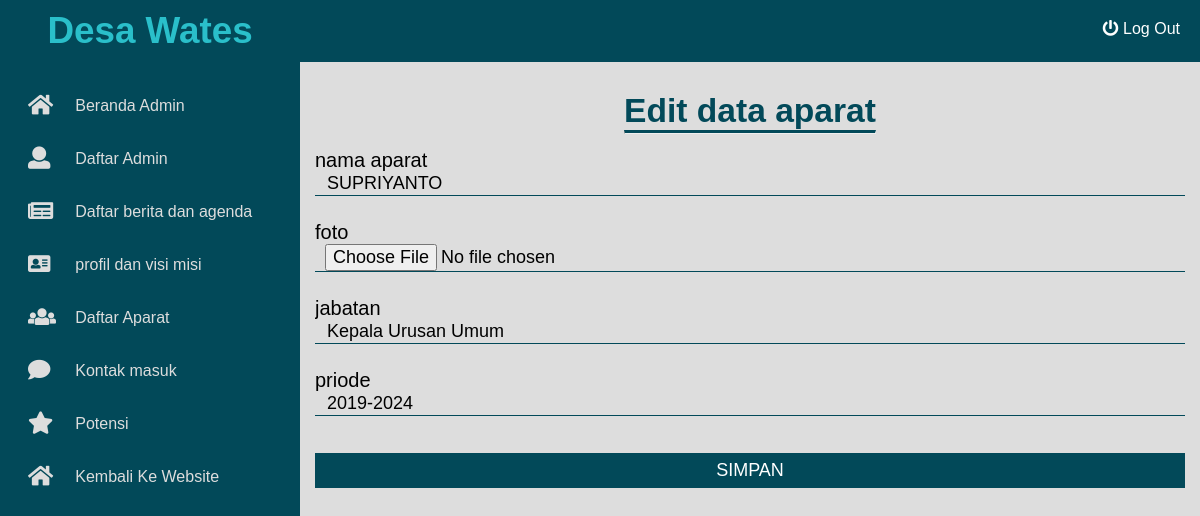
The app's page /admin/edit_aparatur.php?id=11 with its own data.
### tables this page shows
CREATE TABLE `aparat` (
  `id_aparat` int(5) NOT NULL,
  `nama_aparat` varchar(50) NOT NULL,
  `foto` varchar(150) NOT NULL,
  `jabatan` varchar(50) NOT NULL,
  `priode` varchar(15) NOT NULL
);

### admin/edit_aparatur.php (the view, shortened to what this page needs)
<?php
include 'layout/awal.php';
$id = $_GET['id'];
$query  = $conn->query("SELECT * FROM aparat WHERE id_aparat = '$id'", PDO::FETCH_ASSOC);
$data   = $query->fetch();
?>
<div class="judul_section">
  <h1>Edit data aparat</h1>
  <hr>
</div>
<form action="" method="post" enctype="multipart/form-data">
  <div class="textbox black">
    <label for="nama_aparat" >nama aparat</label>
    <input id="nama_aparat" type="text" name="nama_aparat" value="<?=$data['nama_aparat'];?>"><br>
  </div>
  <div class="textbox black">
    <label for="img">foto</label>
    <input id="img" type="file" name="foto">
  </div>
 <div class="textbox black">
    <label for="jabatan" >jabatan</label>
    <input id="jabatan" type="text" name="jabatan" value="<?=$data['jabatan'];?>"><br>
  </div>
  <div class="textbox black">
    <label for="priode" >priode</label>
    <input id="priode" type="text" name="priode" value="<?=$data['priode'];?>"><br>
  </div>
  <input type="submit" name="edit_aparatur" value="SIMPAN" class="btn">
</form>

### admin/admin.css (style rules this page uses)
body { background: #ddd; font-family: 'Rajdhani',arial; margin: 0; }
h1, h2, h3, h4, h5, h6 { font-family: 'Rajdhani',sans-serif; margin: 0; }
.judul_section { font-size: 1.5rem; width: 100%; text-align: center; margin: 15px 0; }
.judul_section h1 { font-size: 2.8vw; color: #024959; font-weight: bold; font-family: 'Rajdhani',sans-serif; margin: 0; }
.judul_section hr { width: 250px; border-top: 3px solid #024959; margin: 0 auto; }
.textbox { width: 100%; overflow: hidden; font-size: 20px; margin-bottom: 25px; border-bottom: 1px solid #024959; }
.textbox input { border: none; outline: none; background: none; font-size: 18px; float: left; margin: 0 10px; width: 80%; }
.textbox label { display: block; }
.black input { color: black; }
.btn { width: 100%; background: #024959; border: 2px solid #024959; color: white; padding: 5px; font-size: 18px; cursor: pointer; margin: 12px 0; }

### records on screen
aparat: nama_aparat "SUPRIYANTO", jabatan "Kepala Urusan Umum", priode "2019-2024"
